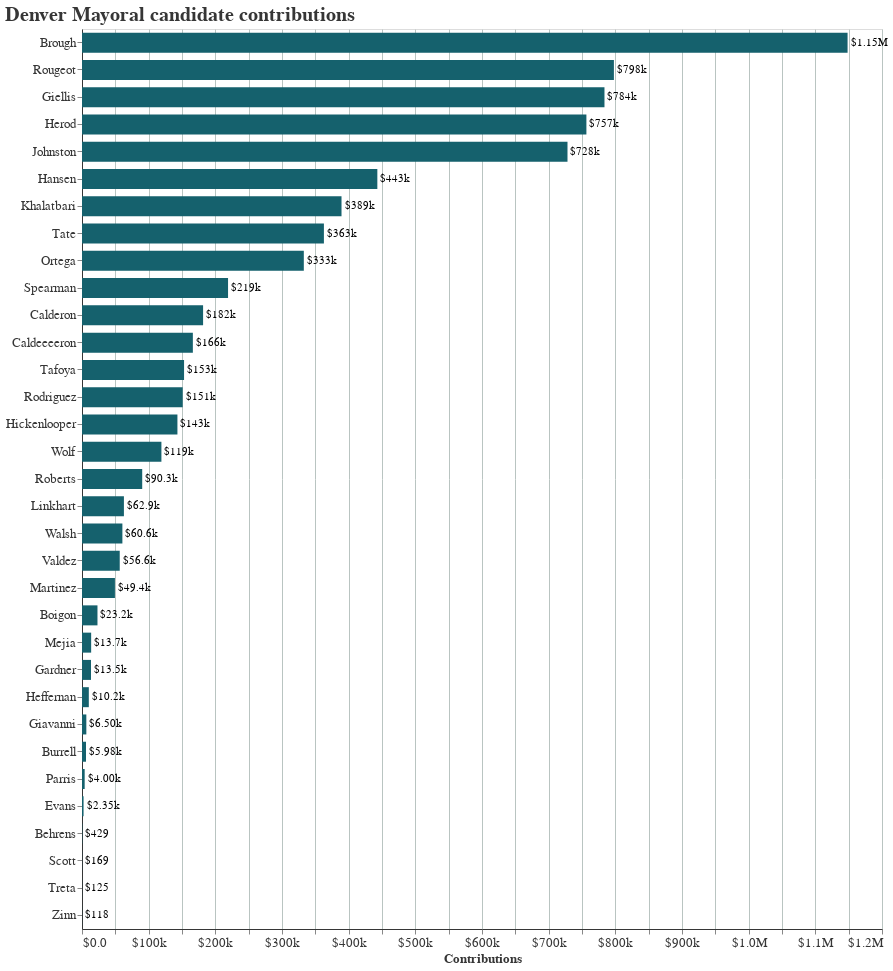

The cell this chart's notebook holds for it:
### Code cell
recipient_totals["last_name"] = recipient_totals["recipientName"].apply(lambda x: x.split(" ")[-1])

bars = alt.Chart(recipient_totals).mark_bar().encode(
    x=alt.X('amount', axis=alt.Axis(format='$.2s', title='Contributions')),
    y=alt.Y('last_name', axis=alt.Axis(title=''), sort='-x'),
)

text = bars.mark_text(
    align='left',
    baseline='middle',
    dx=3  # Nudges text to right so it doesn't appear on top of the bar
).encode(
    text=alt.Text( 'amount:Q', format='$.3s'),
)


(bars + text).properties(
    title={
        "text":"Denver Mayoral candidate contributions",
#         "subtitle":"Cash raised as of March 12, 2023"
    },
    height=900,
    width=800
)

### Figure 1 — Vega-Lite specification as saved in the notebook (floating-point values rounded to 4 significant figures)
{"width": 800, "config": {"arc": {"fill": "#15616D"}, "area": {"fill": "#15616D"}, "bar": {"size": 20, "binSpacing": 10, "continuousBandSize": 5, "fill": "#15616D", "stroke": false}, "circle": {"fill": "#15616D", "stroke": "#363636", "strokeWidth": 0.5}, "line": {"stroke": "#15616D"}, "path": {"stroke": "#15616D"}, "point": {"stroke": "#15616D"}, "rect": {"fill": "#15616D"}, "shape": {"stroke": "#15616D"}, "symbol": {"fill": "#15616D"}, "title": {"font": "Roboto Mono", "color": "#363636", "fontSize": 20.0, "anchor": "start"}, "axis": {"titleFont": "Roboto Mono", "titleColor": "#363636", "titleFontSize": 12.8, "labelFont": "Roboto Mono", "labelColor": "#363636", "labelFontSize": 12.8, "gridColor": "#b9c4c1", "domainColor": "#363636"}, "header": {"labelFont": "Roboto Mono", "titleFont": "Roboto Mono", "labelFontSize": 16, "titleFontSize": 16}, "legend": {"titleFont": "Roboto Mono", "titleColor": "#363636", "titleFontSize": 12.8, "labelFont": "Roboto Mono", "labelColor": "#363636", "labelFontSize": 12.8}, "range": {"category": ["#001524", "#15616D", "#ACBDBA", "#FF7D00", "#78290F"], "diverging": ["#850018", "#cd1549", "#f6618d", "#fbafc4", "#f5f5f5", "#93c5fe", "#5091e6", "#1d5ebd", "#002f84"], "heatmap": ["#ffb5d4", "#ff97b8", "#ff7499", "#fc4c78", "#ec245f", "#d2004b", "#b10034", "#91001f", "#720008"], "ramp": ["#ffb5d4", "#ff97b8", "#ff7499", "#fc4c78", "#ec245f", "#d2004b", "#b10034", "#91001f", "#720008"], "ordinal": ["#ffb5d4", "#ff97b8", "#ff7499", "#fc4c78", "#ec245f", "#d2004b", "#b10034", "#91001f", "#720008"]}}, "layer": [{"mark": "bar", "encoding": {"x": {"axis": {"format": "$.2s", "title": "Contributions"}, "field": "amount", "type": "quantitative"}, "y": {"axis": {"title": ""}, "field": "last_name", "sort": "-x", "type": "nominal"}}}, {"mark": {"type": "text", "align": "left", "baseline": "middle", "dx": 3}, "encoding": {"text": {"field": "amount", "format": "$.3s", "type": "quantitative"}, "x": {"axis": {"format": "$.2s", "title": "Contributions"}, "field": "amount", "type": "quantitative"}, "y": {"axis": {"title": ""}, "field": "last_name", "sort": "-x", "type": "nominal"}}}], "data": {"name": "data-7620d784bb89831e6f5b008579321e4d"}, "height": 900, "title": {"text": "Denver Mayoral candidate contributions"}, "$schema": "https://vega.github.io/schema/vega-lite/v4.17.0.json", "datasets": {"data-7620d784bb89831e6f5b008579321e4d": [{"recipientName": "Al Gardner", "amount": 13500.0, "last_name": "Gardner"}, {"recipientName": "Alex Valdez", "amount": 56600.0, "last_name": "Valdez"}, {"recipientName": "Andre Rougeot", "amount": 797900.0, "last_name": "Rougeot"}, {"recipientName": "Anna Burrell", "amount": 5984.0, "last_name": "Burrell"}, {"recipientName": "Aurelio Martinez", "amount": 49380.0, "last_name": "Martinez"}, {"recipientName": "Carol Boigon", "amount": 23210.0, "last_name": "Boigon"}, {"recipientName": "Chris Hansen", "amount": 443000.0, "last_name": "Hansen"}, {"recipientName": "Deborah Ortega", "amount": 332700.0, "last_name": "Ortega"}, {"recipientName": "Douglas Linkhart", "amount": 62870.0, "last_name": "Linkhart"}, {"recipientName": "Ean Tafoya", "amount": 153100.0, "last_name": "Tafoya"}, {"recipientName": "Eric Zinn", "amount": 118.1, "last_name": "Zinn"}, {"recipientName": "James Mejia", "amount": 13730.0, "last_name": "Mejia"}, {"recipientName": "James Walsh", "amount": 60580.0, "last_name": "Walsh"}, {"recipientName": "Jamie Giellis", "amount": 783700.0, "last_name": "Giellis"}, {"recipientName": "Jesse Parris", "amount": 4003.0, "last_name": "Parris"}, {"recipientName": "John Hickenlooper", "amount": 143100.0, "last_name": "Hickenlooper"}, {"recipientName": "Kalyn Heffernan", "amount": 10220.0, "last_name": "Heffernan"}, {"recipientName": "Kayvan Khalatbari", "amount": 389300.0, "last_name": "Khalatbari"}, {"recipientName": "Kelly Brough", "amount": 1148000.0, "last_name": "Brough"}, {"recipientName": "Kwame Spearman", "amount": 219100.0, "last_name": "Spearman"}, {"recipientName": "Leatha Scott", "amount": 168.6, "last_name": "Scott"}, {"recipientName": "Leslie Herod", "amount": 756600.0, "last_name": "Herod"}, {"recipientName": "Lisa Caldeeeeron", "amount": 166300.0, "last_name": "Caldeeeeron"}, {"recipientName": "Lisa Calderon", "amount": 181600.0, "last_name": "Calderon"}, {"recipientName": "Marcus Giavanni", "amount": 6500.0, "last_name": "Giavanni"}, {"recipientName": "Mike Johnston", "amount": 728200.0, "last_name": "Johnston"}, {"recipientName": "Penfield Tate", "amount": 362900.0, "last_name": "Tate"}, {"recipientName": "Renate Behrens", "amount": 429.0, "last_name": "Behrens"}, {"recipientName": "Robert Treta", "amount": 125.0, "last_name": "Treta"}, {"recipientName": "Stephan Evans", "amount": 2345.0, "last_name": "Evans"}, {"recipientName": "Terrance Roberts", "amount": 90320.0, "last_name": "Roberts"}, {"recipientName": "Thomas Wolf", "amount": 119100.0, "last_name": "Wolf"}, {"recipientName": "Trinidad Rodriguez", "amount": 151000.0, "last_name": "Rodriguez"}]}}
